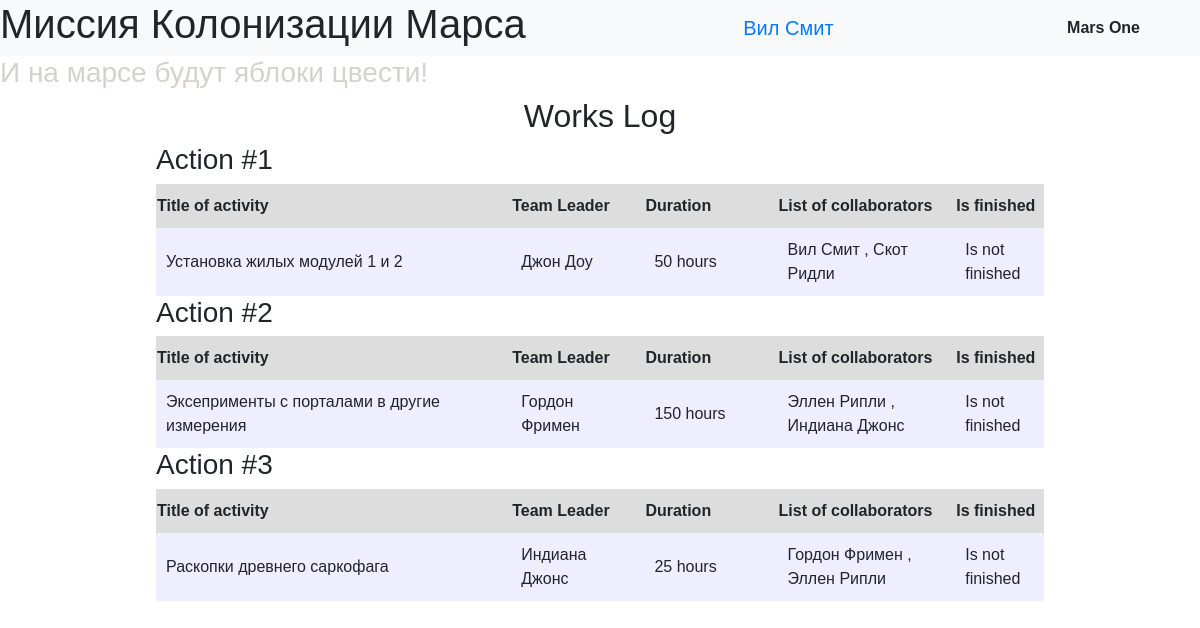
Screenshot of /index (signed in) with the database file from the repository.
### data/users.py (models this page shows, shortened)
class User(SqlAlchemyBase, UserMixin):
    __tablename__ = 'users'
    id = sqlalchemy.Column(sqlalchemy.Integer, primary_key=True, autoincrement=True)
    surname = sqlalchemy.Column(sqlalchemy.String, nullable=True)
    name = sqlalchemy.Column(sqlalchemy.String, nullable=True)
    age = sqlalchemy.Column(sqlalchemy.Integer, nullable=True)
    position = sqlalchemy.Column(sqlalchemy.String, nullable=True)
    speciality = sqlalchemy.Column(sqlalchemy.String, nullable=True)
    address = sqlalchemy.Column(sqlalchemy.String, nullable=True)
    email = sqlalchemy.Column(sqlalchemy.String, nullable=True, unique=True)
    hashed_password = sqlalchemy.Column(sqlalchemy.String, nullable=True)
    modified_date = sqlalchemy.Column(sqlalchemy.DateTime, default=datetime.datetime.now(), nullable=True)

### data/jobs.py (models this page shows)
class Jobs (SqlAlchemyBase):
    __tablename__ = 'jobs'
    id = sqlalchemy.Column(sqlalchemy.Integer, primary_key=True, autoincrement=True)
    team_leader_id = sqlalchemy.Column(sqlalchemy.Integer, sqlalchemy.ForeignKey("users.id"))
    job = sqlalchemy.Column(sqlalchemy.String, nullable=True)
    work_size = sqlalchemy.Column(sqlalchemy.Integer, nullable=True)
    start_date = sqlalchemy.Column(sqlalchemy.DateTime, nullable=True)
    end_date = sqlalchemy.Column(sqlalchemy.DateTime, nullable=True)
    is_finished = sqlalchemy.Column(sqlalchemy.Boolean, nullable=True)
    team_leader = orm.relationship(User, foreign_keys=[team_leader_id])
    collaborators = orm.relationship(User, secondary='jobs_to_collaborators', backref="users")

### main.py (the view)
@app.route('/')
@app.route('/index')
def working_journal():
    session = db_session.create_session()
    data = session.query(Jobs).all()
    return render_template('working_journal.html', title='Work log',
                           current_user=flask_login.current_user, data=data)

### data/db_session.py (called while the page is built)
def create_session() -> Session:
    global __factory
    return __factory()

### main.py (called while the page is built)
@login_manager.user_loader
def load_user(user_id):
    db_sess = db_session.create_session()
    return db_sess.query(User).get(user_id)

### templates/working_journal.html
{% extends "base.html" %}
{% block css_link %}
    <link rel='stylesheet' href="{{url_for('static', filename='css/working_journal.css')}}">
{% endblock %}
{% block content %}
    <div id='title'>
		<h2>Works Log</h2>
	</div>
	<div id='log_container'>
        {% for action in data %}
		    <div>
			    <div><h3>Action #{{loop.index}}</h3></div>
			    <table>
				    <tr class='header_row'>
					    <th class='column_40'>Title of activity</th>
					    <th class='column_15'>Team Leader</th>
					    <th class='column_15'>Duration</th>
					    <th>List of collaborators</th>
					    <th class='column_10'>Is finished</th>
				    </tr>
				    <tr>
					    <td>{{action.job}}</td>
					    <td>{{action.team_leader.name}} {{action.team_leader.surname}}</td>
					    <td>{{action.work_size}} hours</td>
					    <td>
							{% for user in action.collaborators %}
								{{user.name}} {{user.surname}} {% if not loop.last %}, {% endif %}
							{% endfor %}
						</td>
					    <td>{% if action.is_finished %}Is finished{% else %} Is not finished {% endif %}</td>
				    </tr>
			    </table>
		    </div>
        {% endfor %}
	</div>
{% endblock %}

### templates/base.html (shortened to what this page needs)
<!DOCTYPE html>
<html lang="en">
<head>
    <link rel='stylesheet' href="{{url_for('static', filename='css/base.css')}}">
	<link rel="stylesheet" href="https://stackpath.bootstrapcdn.com/bootstrap/4.4.1/css/bootstrap.min.css">
    {% block css_link %}{% endblock %}
</head>
<body>
<div id='header'>
	<div class='flexbox' id='top'>
		<div><h1>Миссия Колонизации Марса</h1></div>
		<div class="center_text">
			<div>
				{% if current_user.is_authenticated %}
    				<a class="navbar-brand" href="/logout">{{ current_user.name }} {{ current_user.surname }}</a>
				{% else %}
					<a class="btn btn-primary " href="/register">Register</a>
        			<a class="btn btn-success" href="/login">Login</a>
				{% endif %}
			</div>
		</div>
		<div class='center_text' id='mission_logo'><span>Mars One</span></div>
	</div>
	<div id='motivation'>
		<h3>И на марсе будут яблоки цвести!</h3>
	</div>
</div>
<main role="main" class="container">
    {% block content %}{% endblock %}
</main>
</body>
</html>

### static/css/base.css (style rules this page uses)
.flexbox { display: flex; }
#header { width: 100vw; }
#top { background-color: #f8f9fa; justify-content: space-between; align-content: center; flex-direction: row; }
#mission_logo { font-weight: bold; margin-right: 5%; }
#motivation { font-weight: bold; color: #d5d1cf; }
.center_text { display: flex; justify-content: center; align-content: center; flex-direction: column; }
.center_text > span { display: block; }
* { font-family: Arial; }

### static/css/working_journal.css (style rules this page uses)
main { width: 100vw; }
#title { text-align: center; }
.header_row { background-color: #dddddd; }
.column_40 { width: 40%; }
.column_15 { width: 15%; }
.column_10 { width: 10% }
table { border-spacing: 0px; width:100%; }
td { background-color: #eeeeff; padding: 10px; }
h3 { margin-bottom: 7px; }
th { text-align: left; padding-top: 10px; padding-bottom: 10px; }
#log_container { padding-left: 10%; padding-right: 10%; }

### rows the page displays
User: name "Вил", surname "Cмит"
Jobs: job "Установка жилых модулей 1 и 2", team_leader.name "Джон", team_leader.surname "Доу", work_size "50", is_finished "Is not finished"
User: name "Скот", surname "Ридли"
Jobs: job "Эксеприменты с порталами в другие измерения", team_leader.name "Гордон", team_leader.surname "Фримен", work_size "150", is_finished "Is not finished"
User: name "Эллен", surname "Рипли"
User: name "Индиана", surname "Джонс"
Jobs: job "Раскопки древнего саркофага", team_leader.name "Индиана", team_leader.surname "Джонс", work_size "25", is_finished "Is not finished"
User: name "Гордон", surname "Фримен"
